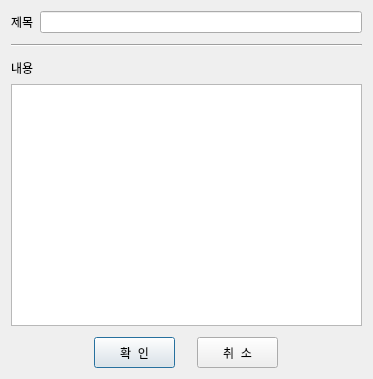
<?xml version="1.0" encoding="UTF-8"?>
<ui version="4.0">
 <class>NoticeWriteDialog</class>
 <widget class="QDialog" name="NoticeWriteDialog">
  <property name="geometry">
   <rect>
    <x>0</x>
    <y>0</y>
    <width>371</width>
    <height>379</height>
   </rect>
  </property>
  <property name="windowTitle">
   <string>공지사항 등록 및 수정</string>
  </property>
  <layout class="QGridLayout" name="gridLayout">
   <item row="0" column="0">
    <layout class="QVBoxLayout" name="verticalLayout">
     <item>
      <layout class="QHBoxLayout" name="horizontalLayout">
       <item>
        <widget class="QLabel" name="label">
         <property name="styleSheet">
          <string notr="true">font: 11pt &quot;나눔바른고딕&quot;;</string>
         </property>
         <property name="text">
          <string>제목</string>
         </property>
        </widget>
       </item>
       <item>
        <widget class="QLineEdit" name="lineEdit">
         <property name="minimumSize">
          <size>
           <width>311</width>
           <height>20</height>
          </size>
         </property>
         <property name="styleSheet">
          <string notr="true">font: 10pt &quot;나눔바른고딕&quot;;</string>
         </property>
         <property name="text">
          <string/>
         </property>
        </widget>
       </item>
      </layout>
     </item>
     <item>
      <spacer name="verticalSpacer">
       <property name="orientation">
        <enum>Qt::Vertical</enum>
       </property>
       <property name="sizeType">
        <enum>QSizePolicy::Fixed</enum>
       </property>
       <property name="sizeHint" stdset="0">
        <size>
         <width>20</width>
         <height>5</height>
        </size>
       </property>
      </spacer>
     </item>
     <item>
      <widget class="Line" name="line">
       <property name="orientation">
        <enum>Qt::Horizontal</enum>
       </property>
      </widget>
     </item>
     <item>
      <spacer name="verticalSpacer_2">
       <property name="orientation">
        <enum>Qt::Vertical</enum>
       </property>
       <property name="sizeType">
        <enum>QSizePolicy::Fixed</enum>
       </property>
       <property name="sizeHint" stdset="0">
        <size>
         <width>20</width>
         <height>5</height>
        </size>
       </property>
      </spacer>
     </item>
     <item>
      <layout class="QHBoxLayout" name="horizontalLayout_2">
       <item>
        <widget class="QLabel" name="label_2">
         <property name="styleSheet">
          <string notr="true">font: 11pt &quot;나눔바른고딕&quot;;</string>
         </property>
         <property name="text">
          <string>내용</string>
         </property>
        </widget>
       </item>
       <item>
        <spacer name="horizontalSpacer">
         <property name="orientation">
          <enum>Qt::Horizontal</enum>
         </property>
         <property name="sizeHint" stdset="0">
          <size>
           <width>308</width>
           <height>20</height>
          </size>
         </property>
        </spacer>
       </item>
      </layout>
     </item>
     <item>
      <widget class="QPlainTextEdit" name="plainTextEdit">
       <property name="minimumSize">
        <size>
         <width>351</width>
         <height>221</height>
        </size>
       </property>
       <property name="styleSheet">
        <string notr="true">font: 10pt &quot;나눔바른고딕&quot;;</string>
       </property>
       <property name="plainText">
        <string/>
       </property>
      </widget>
     </item>
     <item>
      <spacer name="verticalSpacer_3">
       <property name="orientation">
        <enum>Qt::Vertical</enum>
       </property>
       <property name="sizeType">
        <enum>QSizePolicy::Maximum</enum>
       </property>
       <property name="sizeHint" stdset="0">
        <size>
         <width>20</width>
         <height>5</height>
        </size>
       </property>
      </spacer>
     </item>
     <item>
      <layout class="QHBoxLayout" name="horizontalLayout_3">
       <item>
        <spacer name="horizontalSpacer_2">
         <property name="orientation">
          <enum>Qt::Horizontal</enum>
         </property>
         <property name="sizeType">
          <enum>QSizePolicy::Minimum</enum>
         </property>
         <property name="sizeHint" stdset="0">
          <size>
           <width>70</width>
           <height>28</height>
          </size>
         </property>
        </spacer>
       </item>
       <item>
        <widget class="QPushButton" name="okButton">
         <property name="minimumSize">
          <size>
           <width>81</width>
           <height>31</height>
          </size>
         </property>
         <property name="maximumSize">
          <size>
           <width>81</width>
           <height>31</height>
          </size>
         </property>
         <property name="styleSheet">
          <string notr="true">font: 10pt &quot;나눔바른고딕&quot;;</string>
         </property>
         <property name="text">
          <string>확  인</string>
         </property>
        </widget>
       </item>
       <item>
        <spacer name="horizontalSpacer_4">
         <property name="orientation">
          <enum>Qt::Horizontal</enum>
         </property>
         <property name="sizeType">
          <enum>QSizePolicy::Fixed</enum>
         </property>
         <property name="sizeHint" stdset="0">
          <size>
           <width>3</width>
           <height>28</height>
          </size>
         </property>
        </spacer>
       </item>
       <item>
        <widget class="QPushButton" name="cancelButton">
         <property name="minimumSize">
          <size>
           <width>81</width>
           <height>31</height>
          </size>
         </property>
         <property name="maximumSize">
          <size>
           <width>81</width>
           <height>31</height>
          </size>
         </property>
         <property name="styleSheet">
          <string notr="true">font: 10pt &quot;나눔바른고딕&quot;;</string>
         </property>
         <property name="text">
          <string>취  소</string>
         </property>
        </widget>
       </item>
       <item>
        <spacer name="horizontalSpacer_3">
         <property name="orientation">
          <enum>Qt::Horizontal</enum>
         </property>
         <property name="sizeType">
          <enum>QSizePolicy::Minimum</enum>
         </property>
         <property name="sizeHint" stdset="0">
          <size>
           <width>70</width>
           <height>28</height>
          </size>
         </property>
        </spacer>
       </item>
      </layout>
     </item>
    </layout>
   </item>
  </layout>
 </widget>
 <resources/>
 <connections/>
</ui>
